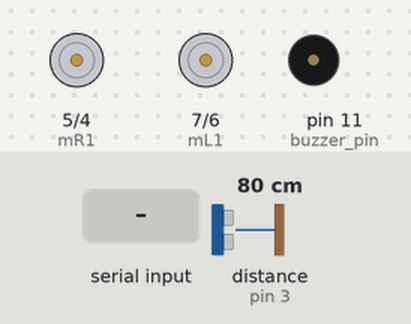
A sketch run on a simulated Arduino Uno, built with avr-gcc and run on an emulated ATmega328P. Parts: motor-driver pin pairs drawn as motors (green arrow = first pin HIGH = forward, orange = second pin HIGH = backward, longer = more drive), buzzer (waves = sounding). Wiring (inferred from the names in the program): ultrasonic range finder: trigger pin 2; echo pin 3. The inputs (shaded band) are chosen by the test bench; at power-on: distance to the obstacle (sensor on pin 3) 80 cm. The echo pulse lasts 58.3 µs per cm; what the sketch prints to the serial monitor is not drawn.

Above: at 1.8 s.
1.9 s: "F" received over the second serial link
At 2.6 s:
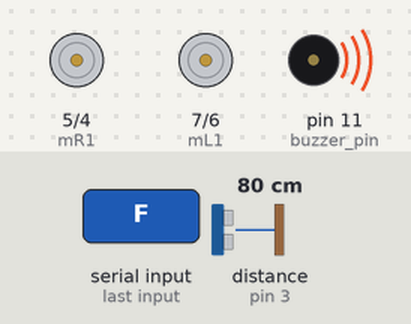
3.5 s: "B" received over the second serial link
At 5.2 s:
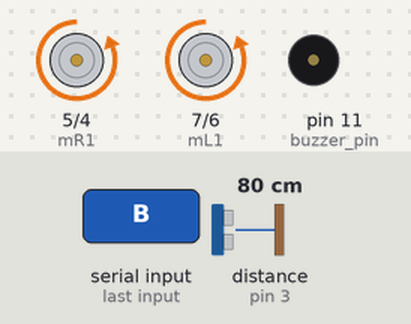
5.5 s: "L" received over the second serial link
At 6.9 s:
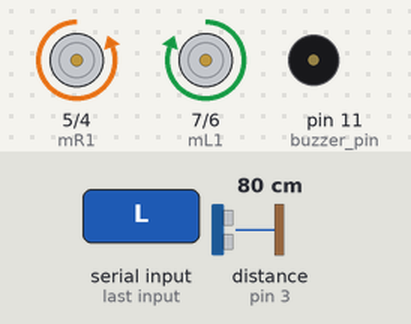
7.5 s: "R" received over the second serial link
At 8.4 s:
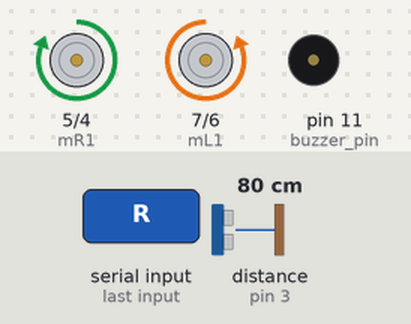
Timing chart, 0 to 10.5 s (numbered marks = the images above; inputs shaded):
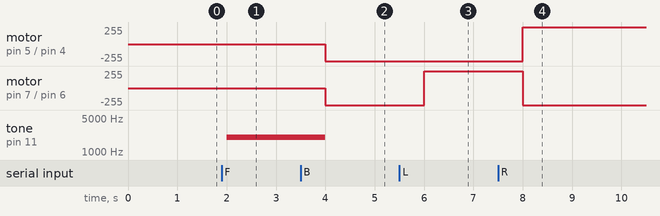

The sketch:

Regorover.ino
```cpp
#include <SoftwareSerial.h>
#include <ezBuzzer.h>
SoftwareSerial bluetooth(8, 9); // RX, TX
int trigPin = 2;
int echoPin = 3;
float duration, distance;
const int mL1 = 7;
const int mL2 = 6;
const int mR1 = 5;
const int mR2 = 4;
const int buzzer_pin = 11;

char var;
ezBuzzer buzzer(buzzer_pin);
void setup() {

   pinMode(mL1, OUTPUT);
   pinMode(mL2, OUTPUT);
   pinMode(mR1, OUTPUT);
   pinMode(mR2, OUTPUT);
   pinMode(trigPin, OUTPUT);
   pinMode(echoPin, OUTPUT);
   bluetooth.begin(9600);
   Serial.begin(9600);
}

void loop() {
buzzer.loop();
ultrasonic();

if(bluetooth.available()>0)
var=bluetooth.read();
Serial.println(var);
if(var=='F')
{
  if (distance<50)
  {
    stop_now();
    buzzer.beep(100);
  }
  else
  {
    forward();
  }
}
else if(var=='B')
{
  backward();
}
else if(var=='L')
{
  left();
}
else if(var=='R')
{
  right();
}
else{
  stop_now();
}
}
void right(){
  digitalWrite(mL1,LOW);
  digitalWrite(mL2,HIGH);
  digitalWrite(mR1,HIGH);
  digitalWrite(mR2,LOW);
}
void left(){
  digitalWrite(mL1,HIGH);
  digitalWrite(mL2,LOW);
  digitalWrite(mR1,LOW);
  digitalWrite(mR2,HIGH);
}
void stop_now(){
  digitalWrite(mL1,LOW);
  digitalWrite(mL2,LOW);
  digitalWrite(mR1,LOW);
  digitalWrite(mR2,LOW);
}
void forward(){
  digitalWrite(mL1,HIGH);
  digitalWrite(mL2,LOW);
  digitalWrite(mR1,HIGH);
  digitalWrite(mR2,LOW);
}
void backward(){
  digitalWrite(mL1,LOW);
  digitalWrite(mL2,HIGH);
  digitalWrite(mR1,LOW);
  digitalWrite(mR2,HIGH);
}
void ultrasonic(){
  digitalWrite(trigPin, LOW);
  delayMicroseconds(5);
  digitalWrite(trigPin, HIGH);
  delayMicroseconds(10);
  digitalWrite(trigPin, LOW);
  duration = pulseIn(echoPin, HIGH);
  distance = (duration*0.034)/2;
  Serial.print(distance);
  Serial.print("cm");
  Serial.println();
}
```

Measured:
- after the input at 1.9 s, tone on pin 11 (buzzer_pin): silent → 2000 Hz after 0.10 s
- after the input at 3.5 s, motor on pin 5 (mR1) / pin 4 (mR2), motor on pin 7 (mL1) / pin 6 (mL2): stopped → backward 255/255 after 0.50 s; tone on pin 11 (buzzer_pin): 2000 Hz → silent after 0.50 s
- after the input at 5.5 s, motor on pin 7 (mL1) / pin 6 (mL2): backward 255/255 → forward 255/255 after 0.50 s
- after the input at 7.5 s, motor on pin 5 (mR1) / pin 4 (mR2): backward 255/255 → forward 255/255 after 0.50 s; motor on pin 7 (mL1) / pin 6 (mL2): forward 255/255 → backward 255/255 after 0.50 s
